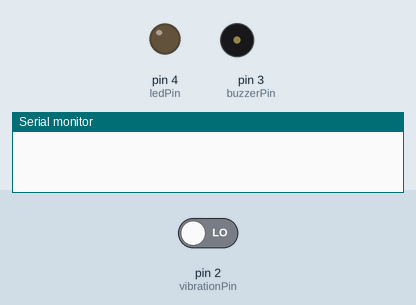
A sketch run on a simulated Arduino Uno, built with avr-gcc and run on an emulated ATmega328P. Parts: output pins drawn as LEDs (lit = HIGH), buzzer (waves = sounding, pin HIGH), the last lines printed to the serial monitor. The inputs (shaded band) are chosen by the test bench; at power-on: pin 2 (vibrationPin) LOW.

Above: at 1.2 s.
1.3 s: pin 2 (vibrationPin) driven HIGH
At 2.0 s:
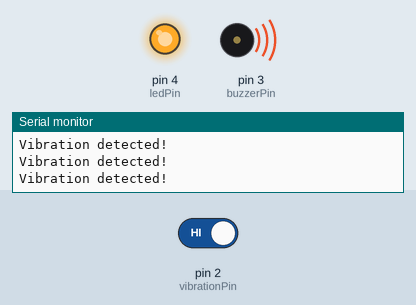
2.8 s: pin 2 (vibrationPin) driven LOW
At 3.2 s:
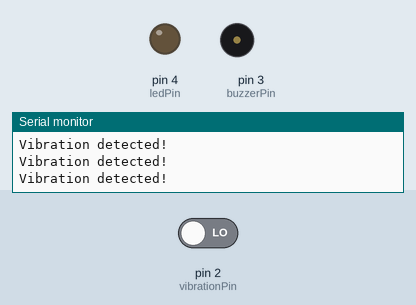
Timing chart, 0 to 5.8 s (numbered marks = the images above; inputs shaded):
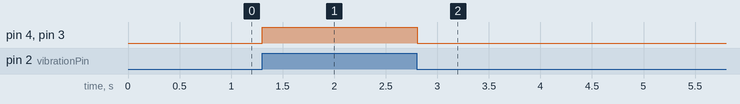

The sketch:

SmartHomeSecurity_.ino
```cpp
const int vibrationPin = 2; // Pin connected to the vibration sensor
const int buzzerPin = 3;    // Pin connected to the buzzer
const int ledPin = 4;       // Pin connected to the LED

void setup() {
    pinMode(vibrationPin, INPUT);
    pinMode(buzzerPin, OUTPUT);
    pinMode(ledPin, OUTPUT);
    Serial.begin(9600);
}

void loop() {
    int vibrationState = digitalRead(vibrationPin); // Read the vibration sensor state

    if (vibrationState == HIGH) {
        digitalWrite(buzzerPin, HIGH); // Turn on the buzzer
        digitalWrite(ledPin, HIGH);    // Turn on the LED
        Serial.println("Vibration detected!");
    } else {
        digitalWrite(buzzerPin, LOW); // Turn off the buzzer
        digitalWrite(ledPin, LOW);    // Turn off the LED
    }

    delay(100); // Wait for a short period before the next loop
}
```

Measured:
- after the input at 1.3 s, pin 4 (ledPin), pin 3 (buzzerPin): LOW → HIGH at once
- after the input at 2.8 s, pin 4 (ledPin), pin 3 (buzzerPin): HIGH → LOW at once
